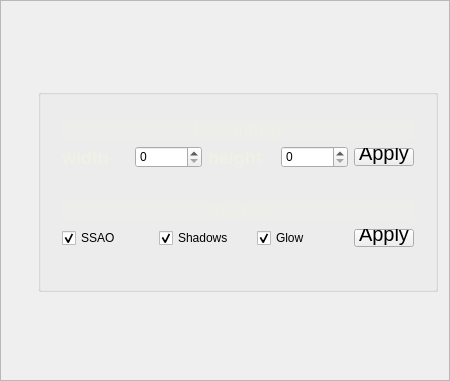
   <widget class="QFrame" name="frame_video">
    <property name="geometry">
     <rect>
      <x>820</x>
      <y>60</y>
      <width>450</width>
      <height>381</height>
     </rect>
    </property>
    <property name="styleSheet">
     <string notr="true">/* SPECIAL_CASE_LABELS */
QLabel
{
	color: rgba(240, 240, 230, 255);
	font-size: 18px;
	font-weight: bold;
}
 #label_ammo, #label_hacks, #label_mutators, #label_weapons, #label_gameSettings
{

	

	color: rgba(10, 10, 10, 240);
	margin-top: 40px;
	padding: -2px 2px;
	padding-top: 1px;
	font-family: 'Bebas Neue'; font-size: 22px; text-transform: uppercase; font-weight: normal;
}


QPushButton
{
	font-size:30px;
}

QPushButton
{
 padding-top: -20px
}


</string>
    </property>
    <property name="frameShape">
     <enum>QFrame::StyledPanel</enum>
    </property>
    <property name="frameShadow">
     <enum>QFrame::Raised</enum>
    </property>
    <layout class="QHBoxLayout" name="horizontalLayout_10">
     <item>
      <spacer name="horizontalSpacer_18">
       <property name="orientation">
        <enum>Qt::Horizontal</enum>
       </property>
       <property name="sizeHint" stdset="0">
        <size>
         <width>40</width>
         <height>20</height>
        </size>
       </property>
      </spacer>
     </item>
     <item>
      <layout class="QVBoxLayout" name="verticalLayout_12">
       <item>
        <spacer name="verticalSpacer_13">
         <property name="orientation">
          <enum>Qt::Vertical</enum>
         </property>
         <property name="sizeHint" stdset="0">
          <size>
           <width>20</width>
           <height>40</height>
          </size>
         </property>
        </spacer>
       </item>
       <item>
        <widget class="QGroupBox" name="groupBox_15">
         <property name="minimumSize">
          <size>
           <width>400</width>
           <height>0</height>
          </size>
         </property>
         <property name="maximumSize">
          <size>
           <width>400</width>
           <height>16777215</height>
          </size>
         </property>
         <property name="title">
          <string/>
         </property>
         <layout class="QVBoxLayout" name="verticalLayout_37">
          <item>
           <widget class="QGroupBox" name="groupBox_27">
            <property name="styleSheet">
             <string notr="true">/* GROUP_BOX*/
QGroupBox
{
	border: 5px  solid rgba(100, 100, 85, 0);
	background: rgba(240, 240, 230, 0);
}</string>
            </property>
            <property name="title">
             <string/>
            </property>
            <layout class="QVBoxLayout" name="verticalLayout_61">
             <item>
              <widget class="QLabel" name="label_weapons_8">
               <property name="styleSheet">
                <string notr="true">color: rgba(240, 240, 230, 150);
background-color: rgba(240, 240, 230, 50);</string>
               </property>
               <property name="text">
                <string>Resolition</string>
               </property>
               <property name="alignment">
                <set>Qt::AlignCenter</set>
               </property>
              </widget>
             </item>
             <item>
              <layout class="QHBoxLayout" name="horizontalLayout_12">
               <item>
                <widget class="QLabel" name="label_3">
                 <property name="text">
                  <string>width</string>
                 </property>
                </widget>
               </item>
               <item>
                <widget class="QSpinBox" name="spinBox_videoResX">
                 <property name="styleSheet">
                  <string notr="true"/>
                 </property>
                 <property name="maximum">
                  <number>3000</number>
                 </property>
                </widget>
               </item>
               <item>
                <widget class="QLabel" name="label">
                 <property name="text">
                  <string>height</string>
                 </property>
                </widget>
               </item>
               <item>
                <widget class="QSpinBox" name="spinBox_videoResY">
                 <property name="maximum">
                  <number>3000</number>
                 </property>
                </widget>
               </item>
               <item>
                <widget class="QPushButton" name="pushButton_applyRes">
                 <property name="maximumSize">
                  <size>
                   <width>60</width>
                   <height>16777215</height>
                  </size>
                 </property>
                 <property name="styleSheet">
                  <string notr="true">padding-top: -8px;
font-size: 20px;</string>
                 </property>
                 <property name="text">
                  <string>Apply</string>
                 </property>
                </widget>
               </item>
              </layout>
             </item>
            </layout>
           </widget>
          </item>
          <item>
           <widget class="QGroupBox" name="groupBox_8">
            <property name="styleSheet">
             <string notr="true">/* GROUP_BOX*/
QGroupBox
{
	border: 5px  solid rgba(100, 100, 85, 0);
	background: rgba(240, 240, 230, 0);
}</string>
            </property>
            <property name="title">
             <string/>
            </property>
            <layout class="QVBoxLayout" name="verticalLayout_45">
             <item>
              <widget class="QLabel" name="label_weapons_13">
               <property name="styleSheet">
                <string notr="true">color: rgba(240, 240, 230, 150);
background-color: rgba(240, 240, 230, 50);</string>
               </property>
               <property name="text">
                <string>Shaders</string>
               </property>
               <property name="alignment">
                <set>Qt::AlignCenter</set>
               </property>
              </widget>
             </item>
             <item>
              <layout class="QGridLayout" name="gridLayout_2">
               <item row="1" column="3">
                <widget class="QCheckBox" name="checkBox_glow">
                 <property name="text">
                  <string>Glow</string>
                 </property>
                 <property name="checked">
                  <bool>true</bool>
                 </property>
                </widget>
               </item>
               <item row="1" column="1">
                <widget class="QCheckBox" name="checkBox_shadows">
                 <property name="text">
                  <string>Shadows</string>
                 </property>
                 <property name="checked">
                  <bool>true</bool>
                 </property>
                </widget>
               </item>
               <item row="1" column="0">
                <widget class="QCheckBox" name="checkBox_ssao">
                 <property name="text">
                  <string>SSAO</string>
                 </property>
                 <property name="checked">
                  <bool>true</bool>
                 </property>
                </widget>
               </item>
               <item row="1" column="4">
                <widget class="QPushButton" name="pushButton_applyShaders">
                 <property name="maximumSize">
                  <size>
                   <width>60</width>
                   <height>16777215</height>
                  </size>
                 </property>
                 <property name="styleSheet">
                  <string notr="true">padding-top: -8px;
font-size: 20px;</string>
                 </property>
                 <property name="text">
                  <string>Apply</string>
                 </property>
                </widget>
               </item>
              </layout>
             </item>
            </layout>
           </widget>
          </item>
          <item>
           <spacer name="horizontalSpacer_19">
            <property name="orientation">
             <enum>Qt::Horizontal</enum>
            </property>
            <property name="sizeHint" stdset="0">
             <size>
              <width>400</width>
              <height>20</height>
             </size>
            </property>
           </spacer>
          </item>
         </layout>
        </widget>
       </item>
       <item>
        <spacer name="verticalSpacer_7">
         <property name="orientation">
          <enum>Qt::Vertical</enum>
         </property>
         <property name="sizeHint" stdset="0">
          <size>
           <width>20</width>
           <height>40</height>
          </size>
         </property>
        </spacer>
       </item>
      </layout>
     </item>
     <item>
      <spacer name="horizontalSpacer_20">
       <property name="orientation">
        <enum>Qt::Horizontal</enum>
       </property>
       <property name="sizeHint" stdset="0">
        <size>
         <width>14</width>
         <height>20</height>
        </size>
       </property>
      </spacer>
     </item>
    </layout>
   </widget>
